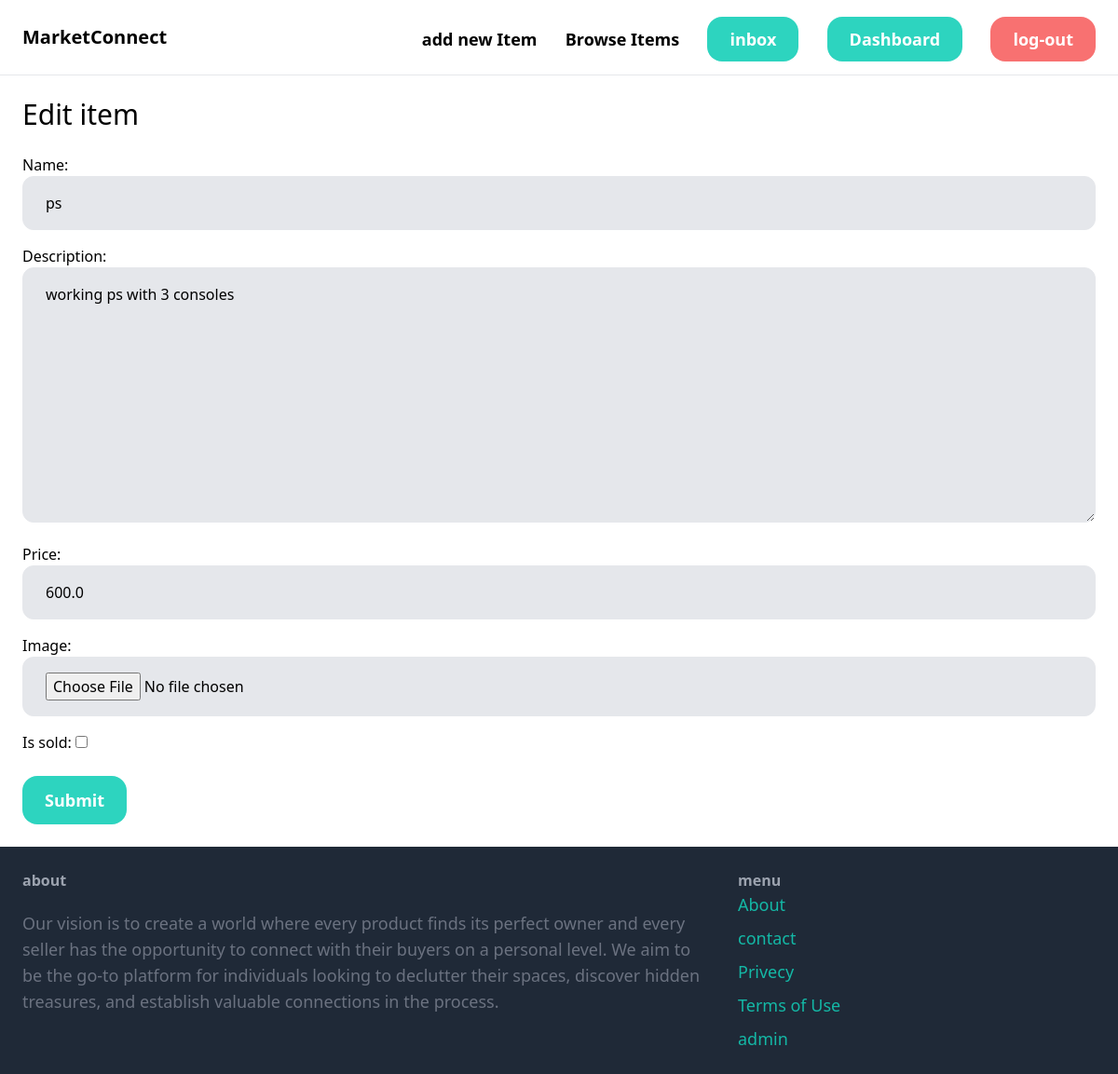
/items/1/edit/ (signed in), run on the app's committed database.
### item/models.py (models this page shows, shortened)
class Item(models.Model):
    Category=models.ForeignKey(Category,related_name='items',on_delete=models.CASCADE)
    name=models.CharField(max_length=255)
    description=models.TextField(blank=True,null=True)
    price=models.FloatField()
    image=models.ImageField(upload_to='item_images',blank=True,null=True)
    is_sold=models.BooleanField(default=False)
    created_by=models.ForeignKey(User,related_name='items',on_delete=models.CASCADE)
    Created_at=models.DateField(auto_now_add=True)

### item/views.py (the view)
# urls.py: path('<int:pk>/edit/',views.edit,name='edit'),
@login_required
def edit(request,pk):
    item=get_object_or_404(Item,pk=pk,created_by=request.user)
    if request.method=='POST':
        form=EditItemForm(request.POST,request.FILES,instance=item)
        if form.is_valid():
            item.save()
            return redirect('item:detail',pk=item.id)
    else:
        form=EditItemForm(instance=item)
    return render(request,'item/form.html',{
        'form':form,
        'title':'Edit item',
    })

### item/forms.py
class EditItemForm(forms.ModelForm):
    class Meta:
        model=Item
        fields=('name','description','price','image','is_sold')
        widgets={
            'name':forms.TextInput(attrs={
                'class':INPUT_CLASS
            }),
            'description':forms.Textarea(attrs={
                'class':INPUT_CLASS
            }),
            'price':forms.TextInput(attrs={
                'class':INPUT_CLASS
            }),
            'image':forms.FileInput(attrs={
                'class':INPUT_CLASS
            }),
            'is_sold':forms.CheckboxInput(attrs={
            })
        }

### item/templates/item/form.html (shortened to what this page needs)
{%extends 'core/base.html'%}
{%block content%}
<h1 class='mb-6 text-3xl'>{{title}}</h1>
<form method='post' action="." enctype="multipart/form-data">
<div class='space-y-4'>
    {{form.as_p}}
</div>
        <button class=' mt-6 px-6 py-3 text-lg font-semibold bg-teal-400 text-white rounded-2xl hover:bg-teal-700'>Submit</button>
</form>
{%endblock%}

### data on the page
Item: name "ps", description "working ps with 3 consoles", price "600.0"

### other printed values
{{ title }} "Edit item"
